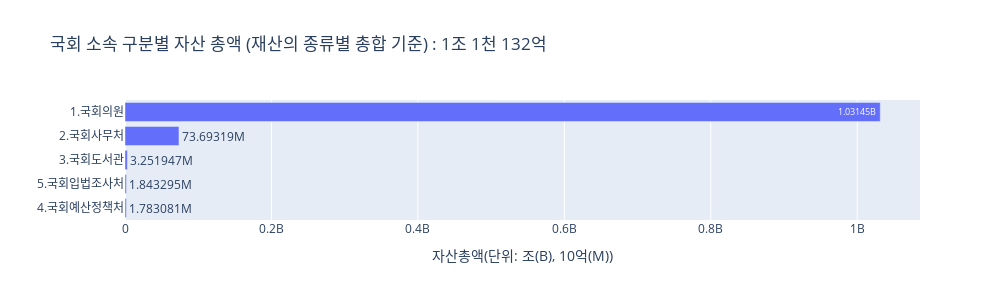

The code cell stored with this chart in its notebook:
### Markdown cell above
###  소속구분별 자산 총액 차트

### Code cell
fig = px.bar(t_df.sort_values('현재가액', ascending=True),
             x='현재가액',
             y='소속구분',
             title = '국회 소속 구분별 자산 총액 (재산의 종류별 총합 기준) : 1조 1천 132억',
             text_auto=True
            )

fig.update_layout(
    width = 1000,
    height = 300,
)

fig.update_xaxes(title_text='자산총액(단위: 조(B), 10억(M))')
fig.update_yaxes(title_text='')

fig.show()
fig.write_html('asset_total.html')

### Figure 1 — Plotly figure (JSON) as saved in the notebook; plotly's stock layout.template omitted (floating-point values rounded to 4 significant figures)
{"data": [{"alignmentgroup": "True", "hovertemplate": "현재가액=%{x}<br>소속구분=%{y}<extra></extra>", "legendgroup": "", "marker": {"color": "#636efa", "pattern": {"shape": ""}}, "name": "", "offsetgroup": "", "orientation": "h", "showlegend": false, "textposition": "auto", "texttemplate": "%{x}", "type": "bar", "x": [1783081, 1843295, 3251947, 73693186, 1031450237], "xaxis": "x", "y": ["4.국회예산정책처", "5.국회입법조사처", "3.국회도서관", "2.국회사무처", "1.국회의원"], "yaxis": "y"}], "layout": {"barmode": "relative", "height": 300, "legend": {"tracegroupgap": 0}, "title": {"text": "국회 소속 구분별 자산 총액 (재산의 종류별 총합 기준) : 1조 1천 132억"}, "width": 1000, "xaxis": {"anchor": "y", "domain": [0, 1], "title": {"text": "자산총액(단위: 조(B), 10억(M))"}}, "yaxis": {"anchor": "x", "domain": [0, 1], "title": {"text": ""}}}}
